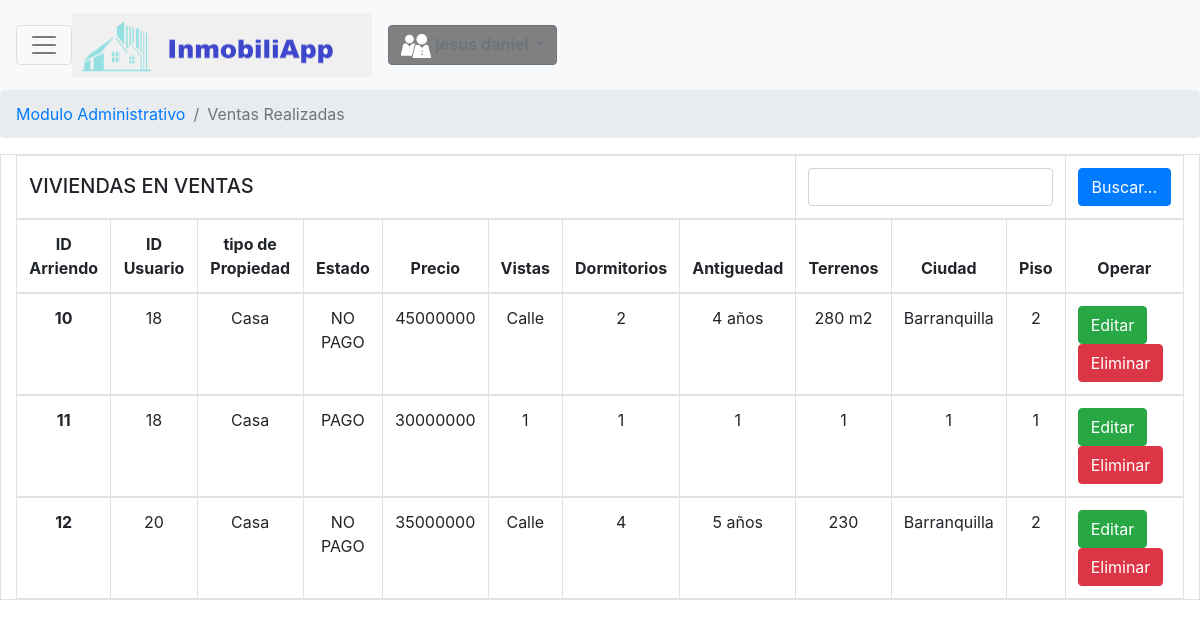
/Ventasrealizadas.php (signed in), run on the app's committed database.
### tables this page shows
CREATE TABLE `registroventa` (
  `iddelestadoP` int(50) NOT NULL,
  `idarriendov` int(10) NOT NULL,
  `tipoPropiedad` varchar(50) DEFAULT NULL,
  `tipolistado` tinytext DEFAULT NULL,
  `preciopropiedad` varchar(50) DEFAULT NULL,
  `vistapropiedad` varchar(50) DEFAULT NULL,
  `dormitorios` varchar(50) DEFAULT NULL,
  `antiguedad` varchar(50) DEFAULT NULL,
  `terrenos` varchar(50) DEFAULT NULL,
  `ciudad` varchar(50) DEFAULT NULL,
  `piso` varchar(50) DEFAULT NULL,
  `longitud` varchar(50) DEFAULT NULL,
  `latitud` varchar(50) DEFAULT NULL,
  `caracteristica1` varchar(50) DEFAULT NULL,
  `caracteristica2` varchar(50) DEFAULT NULL,
  `caracteristica3` varchar(50) DEFAULT NULL,
  `caracteristica4` varchar(50) DEFAULT NULL,
  `caracteristica5` varchar(50) DEFAULT NULL,
  `cercania1` varchar(50) DEFAULT NULL,
  `cercania2` varchar(50) DEFAULT NULL,
  `cercania3` varchar(50) DEFAULT NULL,
  `cercania4` varchar(50) DEFAULT NULL,
  `cercania5` varchar(50) DEFAULT NULL
);

### Ventasrealizadas.php (the view, shortened to what this page needs)
<!DOCTYPE html>
<html>
<head>
	<?php
		require_once "scripts.php";
	 ?>
</head>
<?php
    require_once "php/conexion.php";
     if(isset($_SESSION['user'])){
      $usuario = $_SESSION['user'];
      $sql = "SELECT * from login where usuario='$usuario' and tipodeusuario='Administrador'";
      $result=mysqli_query($conexion,$sql);
?>
<body>
	<form action="php/cerrarsesion.php" method="POST">
		<nav class="navbar navbar-light bg-light navbar-toggleable-sm">
       <button class="navbar-toggler navbar-toggler-right" type="button" data-toggle="collapse" data-target="#navbarTogglerDemo01" aria-controls="navbarTogglerDemo01" aria-expanded="false" aria-label="Toggle navigation">
        <span class="navbar-toggler-icon"></span>
      </button>
        <a class="navbar-brand" href="ModuloAdministrativo.php">
           <img src="img/inmoviliapp22.png" class="d-inline-block align-top" alt="Logo boostrap"  style="width: 300px">
        </a>
       <form class="form-inline my-2 my-lg-0">
      <ul class="navbar-nav mr-auto">
        <li class="nav-item dropdown ">
        <a type="button" style="background-color: gray;" class="btn btn-outline-secondary dropdown-toggle"  href="#" id="navbarDropdown" role="button" data-toggle="dropdown" aria-haspopup="true" aria-expanded="false">
           <img src="img/ico3-blanco.png" style="background-color: gray; ">
           <?php
            while ($dato=mysqli_fetch_array($result)) {
            ?><b>
            <?php  echo $dato['Nombre'];}
             ?>
           </b>
        </a>
      </li>
      </ul>
    </form >
    </nav>
     	<nav aria-label="breadcrumb">
        <ol class="breadcrumb">
          <li class="breadcrumb-item active" aria-current="page"><a href="ModuloAdministrativo.php">Modulo Administrativo</a></li>
          <li class="breadcrumb-item active" aria-current="page">Ventas Realizadas</li>
        </ol>
          		<table class="container table table-bordered table-responsive">
		          <thead>
		            <th colspan="8"><b><h5>VIVIENDAS EN VENTAS</h5></b></th>
                <form action="BuscarIDp.php" method="get" class="form-search">
                <th colspan="3"> <input type="text" class="form-control" id="Buscar" name="Buscar" ></th>
                <th colspan="3"> <input type="submit" class="btn btn-primary btn-block" id="BuscarID" Value="Buscar..." ></th>
                </form>
		            <tr class="text-center">
		              <th scope="col" >ID Arriendo</th>
                  <th scope="col" >ID Usuario</th>
		              <th scope="col" >tipo de Propiedad</th>
		              <th scope="col" >Estado </th>
		              <th scope="col" >Precio </th>
		              <th scope="col" >Vistas </th>
		              <th scope="col" >Dormitorios </th>
		              <th scope="col" >Antiguedad </th>
		              <th scope="col" >Terrenos </th>
		              <th scope="col" >Ciudad </th>
		              <th scope="col" >Piso</th>
		              <th colspan="2" >Operar</th>
		            </tr>
		          </thead>
		          <?php
          		 	$sqll="SELECT * FROM registroventa";
          		 	$resultl=mysqli_query($conexion,$sqll);
          		 	while ($mostrar=mysqli_fetch_row($resultl)) {
                      $datosv=$mostrar[0]."||".
                             $mostrar[1]."||".
                             $mostrar[2]."||".
                             $mostrar[3]."||".
                             $mostrar[4]."||".
                             $mostrar[5]."||".
                             $mostrar[6]."||".
                             $mostrar[7]."||".
                             $mostrar[8]."||".
                             $mostrar[9]."||".
                             $mostrar[10];
          		  ?>
		          <tbody>
	                  <tr>
	                      <th scope="row" class="text-center"> <?php echo $mostrar[0];?></th>
	                      <td class="text-center"> <?php echo $mostrar[1]; ?></td>
	                      <td class="text-center"> <?php echo $mostrar[2]; ?></td>
	                      <td class="text-center"> <?php echo $mostrar[3] ;?></td>
	                      <td class="text-center"> <?php echo $mostrar[4] ;?></td>
	                      <td class="text-center"> <?php echo $mostrar[5] ;?></td>
	                      <td class="text-center"> <?php echo $mostrar[6] ;?></td>
	                      <td class="text-center"> <?php echo $mostrar[7] ;?></td>
	                      <td class="text-center"> <?php echo $mostrar[8] ;?></td>
	                      <td class="text-center"> <?php echo $mostrar[9] ;?></td>
	                      <td class="text-center"> <?php echo $mostrar[10] ;?></td>
	                      <td>
	                      	<button type="button" class="btn btn-success" data-toggle="modal" data-target="#Editar" onclick="agregaforma('<?php echo $datosv ?>')">
                          Editar</button>
                          <button type="button" class="btn btn-danger" data-toggle="modal" data-target="#Eliminar" onclick="preguntarSiNoP('<?php echo $mostrar[0] ?>')">
                          Eliminar</button>
	                      </td>
	                  </tr>
	              </tbody>
                <?php } ?>
<?php  }else{
	header("Location: php/Validar.php");
} ?>

### scripts.php (shortened to what this page needs)
<link rel="stylesheet" href="https://maxcdn.bootstrapcdn.com/bootstrap/4.0.0-alpha.6/css/bootstrap.min.css">
<link rel="stylesheet" type="text/css" href="js/alertifyjs/css/themes/default.css">
<link rel="stylesheet" type="text/css" href="js/alertifyjs/css/alertify.css">

### data on the page
registroventa: iddelestadoP "10", idarriendov "18", tipoPropiedad "Casa", tipolistado "NO PAGO", preciopropiedad "45000000", vistapropiedad "Calle", dormitorios "2", antiguedad "4 años", terrenos "280 m2", ciudad "Barranquilla", piso "2"
registroventa: iddelestadoP "11", idarriendov "18", tipoPropiedad "Casa", tipolistado "PAGO", preciopropiedad "30000000", vistapropiedad "1", dormitorios "1", antiguedad "1", terrenos "1", ciudad "1", piso "1"
registroventa: iddelestadoP "12", idarriendov "20", tipoPropiedad "Casa", tipolistado "NO PAGO", preciopropiedad "35000000", vistapropiedad "Calle", dormitorios "4", antiguedad "5 años", terrenos "230", ciudad "Barranquilla", piso "2"
